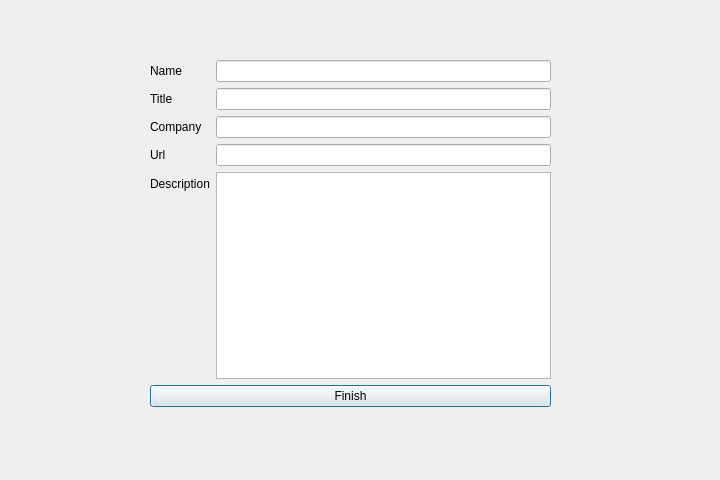
<?xml version="1.0" encoding="UTF-8"?>
<ui version="4.0">
 <class>SignUp_recruit</class>
 <widget class="QDialog" name="SignUp_recruit">
  <property name="geometry">
   <rect>
    <x>0</x>
    <y>0</y>
    <width>720</width>
    <height>480</height>
   </rect>
  </property>
  <property name="windowTitle">
   <string>Employment Agency</string>
  </property>
  <widget class="QWidget" name="layoutWidget">
   <property name="geometry">
    <rect>
     <x>150</x>
     <y>60</y>
     <width>401</width>
     <height>347</height>
    </rect>
   </property>
   <layout class="QVBoxLayout" name="verticalLayout">
    <item>
     <layout class="QFormLayout" name="formLayout">
      <item row="0" column="0">
       <widget class="QLabel" name="label_name">
        <property name="text">
         <string>Name</string>
        </property>
       </widget>
      </item>
      <item row="1" column="0">
       <widget class="QLabel" name="label_title">
        <property name="text">
         <string>Title</string>
        </property>
       </widget>
      </item>
      <item row="2" column="0">
       <widget class="QLabel" name="label_company">
        <property name="text">
         <string>Company</string>
        </property>
       </widget>
      </item>
      <item row="3" column="0">
       <widget class="QLabel" name="label_url">
        <property name="text">
         <string>Url</string>
        </property>
       </widget>
      </item>
      <item row="4" column="0">
       <widget class="QLabel" name="label_description">
        <property name="text">
         <string>Description</string>
        </property>
       </widget>
      </item>
      <item row="0" column="1">
       <widget class="QLineEdit" name="lineEdit_name"/>
      </item>
      <item row="1" column="1">
       <widget class="QLineEdit" name="lineEdit_title"/>
      </item>
      <item row="2" column="1">
       <widget class="QLineEdit" name="lineEdit_company"/>
      </item>
      <item row="3" column="1">
       <widget class="QLineEdit" name="lineEdit_url"/>
      </item>
      <item row="4" column="1">
       <widget class="QTextEdit" name="textEdit_details"/>
      </item>
     </layout>
    </item>
    <item>
     <widget class="QPushButton" name="pushButton_finish">
      <property name="text">
       <string>Finish</string>
      </property>
     </widget>
    </item>
   </layout>
  </widget>
 </widget>
 <resources/>
 <connections/>
</ui>
